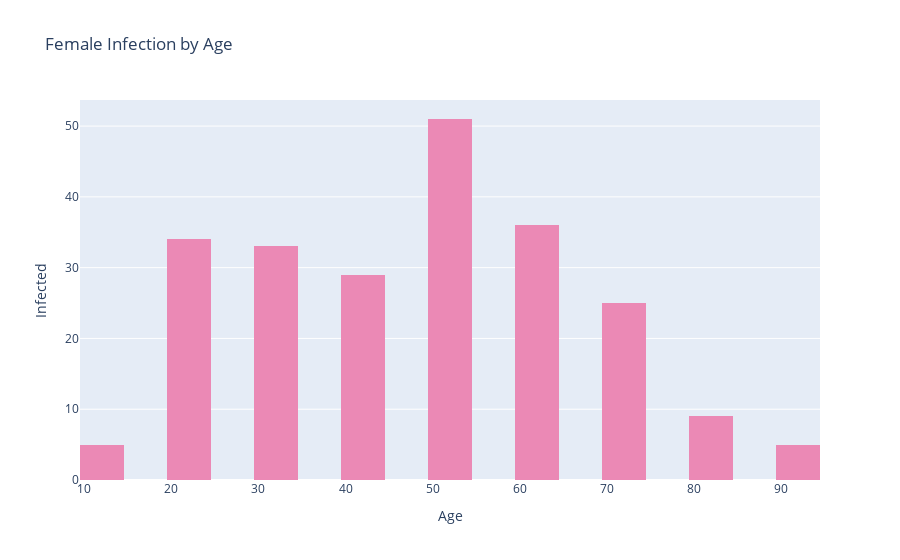

The cell this chart's notebook holds for it:
### Code cell
color = ['#EB89B5', '#5b7bd6','#ff6960', '#d11411', '#00b159', '#00aedb', '#f37735', '#ffc425',
          '#a200ff', '#f47835', '#d41243', '#8ec127', '#feda75', '#fa7e1e', '#962fbf']*2
fig = go.Figure()
fig = go.Figure()
fig.add_trace(go.Histogram(x=female, marker_color = color[0]))


# for  m, c, co in zip(female, cities, color) : 
#     fig.add_trace(go.Histogram(x=m, name = c, marker_color = co))

# fig.update_layout(barmode='stack')

fig.update_layout(
    title_text='Female Infection by Age', # title of plot
    xaxis_title_text='Age', # xaxis label
    yaxis_title_text='Infected', # yaxis label
    #bargap=0.2, # gap between bars of adjacent location coordinates
    #bargroupgap=0.1 # gap between bars of the same location coordinates
)

fig.show()

with open('../plotly/ontario_female_infection.json', 'w') as f:
    f.write(fig.to_json())

### Figure 1 — Plotly figure (JSON) as saved in the notebook; plotly's stock layout.template omitted (floating-point values rounded to 4 significant figures; data arrays with more than 128 entries replaced by an {"elided": "..."} marker saying what was removed)
{"data": [{"marker": {"color": "#EB89B5"}, "type": "histogram", "x": {"elided": "227 int values"}}], "layout": {"title": {"text": "Female Infection by Age"}, "xaxis": {"title": {"text": "Age"}}, "yaxis": {"title": {"text": "Infected"}}}}
